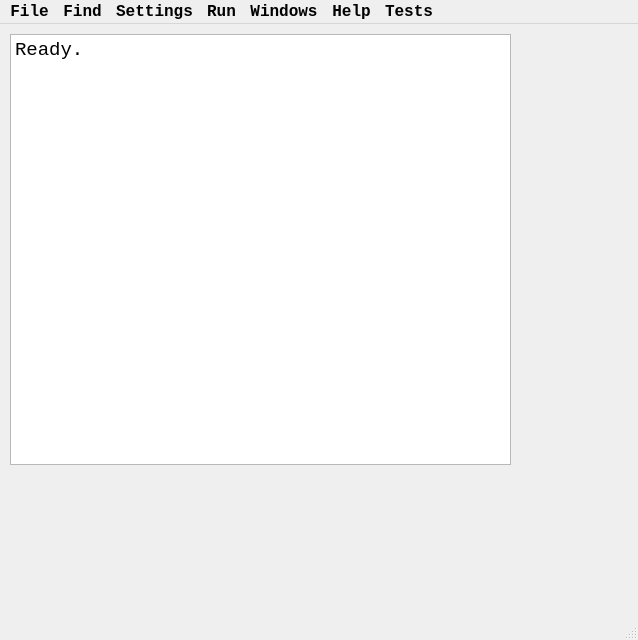
<?xml version="1.0" encoding="UTF-8"?>
<ui version="4.0">
 <class>MainWindow</class>
 <widget class="QMainWindow" name="MainWindow">
  <property name="geometry">
   <rect>
    <x>0</x>
    <y>0</y>
    <width>638</width>
    <height>640</height>
   </rect>
  </property>
  <property name="font">
   <font>
    <family>Consolas</family>
    <pointsize>14</pointsize>
    <weight>75</weight>
    <bold>true</bold>
   </font>
  </property>
  <property name="windowTitle">
   <string>EPICpy v2020.1</string>
  </property>
  <widget class="QWidget" name="centralwidget">
   <property name="font">
    <font>
     <family>Consolas</family>
     <pointsize>12</pointsize>
     <weight>50</weight>
     <bold>false</bold>
    </font>
   </property>
   <widget class="CachedPlainTextEdit" name="plainTextEditOutput">
    <property name="geometry">
     <rect>
      <x>10</x>
      <y>10</y>
      <width>501</width>
      <height>431</height>
     </rect>
    </property>
    <property name="font">
     <font>
      <family>Consolas</family>
      <pointsize>14</pointsize>
      <weight>50</weight>
      <bold>false</bold>
     </font>
    </property>
    <property name="contextMenuPolicy">
     <enum>Qt::CustomContextMenu</enum>
    </property>
    <property name="documentTitle">
     <string/>
    </property>
    <property name="readOnly">
     <bool>true</bool>
    </property>
    <property name="plainText">
     <string>Ready.</string>
    </property>
    <property name="centerOnScroll">
     <bool>false</bool>
    </property>
   </widget>
  </widget>
  <widget class="QMenuBar" name="menubar">
   <property name="geometry">
    <rect>
     <x>0</x>
     <y>0</y>
     <width>638</width>
     <height>24</height>
    </rect>
   </property>
   <property name="font">
    <font>
     <family>Consolas</family>
     <pointsize>12</pointsize>
     <weight>75</weight>
     <bold>true</bold>
    </font>
   </property>
   <widget class="QMenu" name="menuFiles">
    <property name="font">
     <font>
      <family>Consolas</family>
      <pointsize>12</pointsize>
      <weight>75</weight>
      <bold>true</bold>
     </font>
    </property>
    <property name="title">
     <string>File</string>
    </property>
    <addaction name="actionLoad_Device"/>
    <addaction name="actionCompile_Rules"/>
    <addaction name="actionRecompile_Rules"/>
    <addaction name="separator"/>
    <addaction name="actionLoad_Visual_Encoder"/>
    <addaction name="actionLoad_Auditory_Encoder"/>
    <addaction name="actionUnload_Visual_Encoder"/>
    <addaction name="actionUnload_Auditory_Encoder"/>
    <addaction name="separator"/>
    <addaction name="actionReload_Session"/>
    <addaction name="separator"/>
    <addaction name="actionExport_Normal_Output"/>
    <addaction name="actionExport_Trace_Output"/>
    <addaction name="actionExport_Stats_Output"/>
    <addaction name="separator"/>
    <addaction name="actionQuit"/>
   </widget>
   <widget class="QMenu" name="menuSettings">
    <property name="title">
     <string>Settings</string>
    </property>
    <addaction name="actionTrace_Settings"/>
    <addaction name="actionDisplay_Controls"/>
    <addaction name="actionRule_Break_Settings"/>
    <addaction name="actionLogging"/>
    <addaction name="actionAudio_Settings"/>
    <addaction name="actionDevice_Options"/>
    <addaction name="actionEPICLib_Settings"/>
    <addaction name="separator"/>
    <addaction name="actionSound_Text_Settings"/>
    <addaction name="actionSet_Application_Font"/>
    <addaction name="actionDark_Mode_Toggle"/>
   </widget>
   <widget class="QMenu" name="menuRun">
    <property name="title">
     <string>Run</string>
    </property>
    <addaction name="actionRun_Settings"/>
    <addaction name="actionRunAll"/>
    <addaction name="actionRun_One_Step"/>
    <addaction name="actionPause"/>
    <addaction name="actionStop"/>
   </widget>
   <widget class="QMenu" name="menuHelp">
    <property name="title">
     <string>Help</string>
    </property>
    <addaction name="actionAbout"/>
    <addaction name="actionHelp"/>
   </widget>
   <widget class="QMenu" name="menuWindows">
    <property name="title">
     <string>Windows</string>
    </property>
    <addaction name="actionShow_All"/>
    <addaction name="actionMinimize_All"/>
    <addaction name="actionShow_Trace_Window"/>
    <addaction name="actionShow_Stats_Window"/>
    <addaction name="actionShow_Visual_Views"/>
    <addaction name="actionShow_Auditory_Views"/>
    <addaction name="separator"/>
    <addaction name="actionClear_Output_Windows"/>
    <addaction name="separator"/>
    <addaction name="actionReset_Layout"/>
   </widget>
   <widget class="QMenu" name="menuSearch">
    <property name="font">
     <font>
      <family>Consolas</family>
      <pointsize>12</pointsize>
      <weight>75</weight>
      <bold>true</bold>
     </font>
    </property>
    <property name="title">
     <string>Find</string>
    </property>
    <addaction name="actionFind"/>
    <addaction name="actionFindNext"/>
    <addaction name="actionFindPrevious"/>
   </widget>
   <widget class="QMenu" name="menuTests">
    <property name="title">
     <string>Tests</string>
    </property>
    <widget class="QMenu" name="menuRun_Tests">
     <property name="font">
      <font>
       <family>Consolas</family>
       <pointsize>12</pointsize>
       <weight>75</weight>
       <bold>true</bold>
      </font>
     </property>
     <property name="title">
      <string>Run Tests</string>
     </property>
     <addaction name="actionStandard_Run"/>
     <addaction name="actionEncoder_Run"/>
     <addaction name="actionAll_Runs"/>
    </widget>
    <addaction name="menuRun_Tests"/>
   </widget>
   <addaction name="menuFiles"/>
   <addaction name="menuSearch"/>
   <addaction name="menuSettings"/>
   <addaction name="menuRun"/>
   <addaction name="menuWindows"/>
   <addaction name="menuHelp"/>
   <addaction name="menuTests"/>
  </widget>
  <widget class="QStatusBar" name="statusbar">
   <property name="font">
    <font>
     <family>Consolas</family>
     <pointsize>12</pointsize>
     <weight>50</weight>
     <bold>false</bold>
    </font>
   </property>
  </widget>
  <action name="actionLoad_Device">
   <property name="text">
    <string>Load Device</string>
   </property>
   <property name="font">
    <font>
     <family>Consolas</family>
     <pointsize>12</pointsize>
     <weight>75</weight>
     <bold>true</bold>
    </font>
   </property>
  </action>
  <action name="actionCompile_Rules">
   <property name="enabled">
    <bool>false</bool>
   </property>
   <property name="text">
    <string>Compile Rules</string>
   </property>
   <property name="font">
    <font>
     <family>Consolas</family>
     <pointsize>12</pointsize>
     <weight>75</weight>
     <bold>true</bold>
    </font>
   </property>
  </action>
  <action name="actionRecompile_Rules">
   <property name="enabled">
    <bool>false</bool>
   </property>
   <property name="text">
    <string>Recompile Rules</string>
   </property>
   <property name="font">
    <font>
     <family>Consolas</family>
     <pointsize>12</pointsize>
    </font>
   </property>
  </action>
  <action name="actionQuit">
   <property name="text">
    <string>Quit</string>
   </property>
   <property name="font">
    <font>
     <family>Consolas</family>
     <pointsize>12</pointsize>
     <weight>75</weight>
     <bold>true</bold>
    </font>
   </property>
  </action>
  <action name="actionRun_Settings">
   <property name="enabled">
    <bool>false</bool>
   </property>
   <property name="text">
    <string>Run Settings</string>
   </property>
   <property name="font">
    <font>
     <family>Consolas</family>
     <pointsize>12</pointsize>
    </font>
   </property>
  </action>
  <action name="actionDisplay_Controls">
   <property name="enabled">
    <bool>false</bool>
   </property>
   <property name="text">
    <string>Display Controls</string>
   </property>
   <property name="font">
    <font>
     <family>Consolas</family>
     <pointsize>12</pointsize>
     <weight>50</weight>
     <bold>false</bold>
    </font>
   </property>
  </action>
  <action name="actionTrace_Settings">
   <property name="enabled">
    <bool>false</bool>
   </property>
   <property name="text">
    <string>Trace Settings</string>
   </property>
   <property name="font">
    <font>
     <family>Consolas</family>
     <pointsize>12</pointsize>
     <weight>50</weight>
     <bold>false</bold>
    </font>
   </property>
  </action>
  <action name="actionRule_Break_Settings">
   <property name="enabled">
    <bool>false</bool>
   </property>
   <property name="text">
    <string>Rule Break Settings</string>
   </property>
   <property name="font">
    <font>
     <family>Consolas</family>
     <pointsize>12</pointsize>
    </font>
   </property>
  </action>
  <action name="actionRun">
   <property name="text">
    <string>Run</string>
   </property>
  </action>
  <action name="actionRunAll">
   <property name="enabled">
    <bool>false</bool>
   </property>
   <property name="text">
    <string>Run</string>
   </property>
   <property name="font">
    <font>
     <family>Consolas</family>
     <pointsize>12</pointsize>
    </font>
   </property>
  </action>
  <action name="actionStop">
   <property name="enabled">
    <bool>false</bool>
   </property>
   <property name="text">
    <string>Stop</string>
   </property>
   <property name="font">
    <font>
     <family>Consolas</family>
     <pointsize>12</pointsize>
    </font>
   </property>
  </action>
  <action name="actionAbout">
   <property name="text">
    <string>About</string>
   </property>
   <property name="font">
    <font>
     <family>Consolas</family>
     <pointsize>12</pointsize>
    </font>
   </property>
  </action>
  <action name="actionHelp">
   <property name="text">
    <string>Help</string>
   </property>
   <property name="font">
    <font>
     <family>Consolas</family>
     <pointsize>12</pointsize>
    </font>
   </property>
  </action>
  <action name="actionPause">
   <property name="enabled">
    <bool>false</bool>
   </property>
   <property name="text">
    <string>Pause</string>
   </property>
   <property name="font">
    <font>
     <family>Consolas</family>
     <pointsize>12</pointsize>
    </font>
   </property>
  </action>
  <action name="actionLogging">
   <property name="enabled">
    <bool>false</bool>
   </property>
   <property name="text">
    <string>Logging</string>
   </property>
   <property name="font">
    <font>
     <family>Consolas</family>
     <pointsize>12</pointsize>
    </font>
   </property>
  </action>
  <action name="actionExport_Normal_Output">
   <property name="enabled">
    <bool>false</bool>
   </property>
   <property name="text">
    <string>Export Normal Output</string>
   </property>
   <property name="font">
    <font>
     <family>Consolas</family>
     <pointsize>12</pointsize>
    </font>
   </property>
  </action>
  <action name="actionExport_Trace_Output">
   <property name="enabled">
    <bool>false</bool>
   </property>
   <property name="text">
    <string>Export Trace Output</string>
   </property>
   <property name="font">
    <font>
     <family>Consolas</family>
     <pointsize>12</pointsize>
    </font>
   </property>
  </action>
  <action name="actionSave_Layout">
   <property name="text">
    <string>Save Layout</string>
   </property>
  </action>
  <action name="actionLoad_Layout">
   <property name="text">
    <string>Load Layout</string>
   </property>
  </action>
  <action name="actionReset_Layout">
   <property name="text">
    <string>Restore Default Layout</string>
   </property>
   <property name="font">
    <font>
     <family>Consolas</family>
     <pointsize>12</pointsize>
    </font>
   </property>
  </action>
  <action name="actionReload_Session">
   <property name="text">
    <string>Reload Last Session</string>
   </property>
   <property name="font">
    <font>
     <family>Consolas</family>
     <pointsize>12</pointsize>
     <weight>75</weight>
     <bold>true</bold>
    </font>
   </property>
  </action>
  <action name="actionShow_Trace_Window">
   <property name="text">
    <string>Show Trace Window</string>
   </property>
   <property name="font">
    <font>
     <family>Consolas</family>
     <pointsize>12</pointsize>
    </font>
   </property>
  </action>
  <action name="actionShow_Visual_Views">
   <property name="text">
    <string>Show Visual Views</string>
   </property>
   <property name="font">
    <font>
     <family>Consolas</family>
     <pointsize>12</pointsize>
    </font>
   </property>
  </action>
  <action name="actionShow_Auditory_Views">
   <property name="enabled">
    <bool>true</bool>
   </property>
   <property name="text">
    <string>Show Auditory Views</string>
   </property>
   <property name="font">
    <font>
     <family>Consolas</family>
     <pointsize>12</pointsize>
    </font>
   </property>
  </action>
  <action name="actionShow_All">
   <property name="text">
    <string>Show All</string>
   </property>
   <property name="font">
    <font>
     <family>Consolas</family>
     <pointsize>12</pointsize>
    </font>
   </property>
  </action>
  <action name="actionClear_Output_Windows">
   <property name="text">
    <string>Clear Output Windows</string>
   </property>
   <property name="font">
    <font>
     <family>Consolas</family>
     <pointsize>12</pointsize>
    </font>
   </property>
  </action>
  <action name="actionAudio_Settings">
   <property name="enabled">
    <bool>false</bool>
   </property>
   <property name="text">
    <string>Audio Settings</string>
   </property>
   <property name="font">
    <font>
     <family>Consolas</family>
     <pointsize>12</pointsize>
    </font>
   </property>
   <property name="visible">
    <bool>false</bool>
   </property>
  </action>
  <action name="actionEPIC_CLI_Debug_Messages">
   <property name="checkable">
    <bool>true</bool>
   </property>
   <property name="text">
    <string>CLI and Device Debug Messages</string>
   </property>
  </action>
  <action name="actionFind">
   <property name="text">
    <string>Find</string>
   </property>
   <property name="font">
    <font>
     <family>Consolas</family>
     <pointsize>12</pointsize>
    </font>
   </property>
  </action>
  <action name="actionFindNext">
   <property name="text">
    <string>Find Next</string>
   </property>
   <property name="font">
    <font>
     <family>Consolas</family>
     <pointsize>12</pointsize>
    </font>
   </property>
  </action>
  <action name="actionFindPrevious">
   <property name="text">
    <string>Find Previous</string>
   </property>
   <property name="font">
    <font>
     <family>Consolas</family>
     <pointsize>12</pointsize>
    </font>
   </property>
  </action>
  <action name="actionRun_One_Step">
   <property name="enabled">
    <bool>false</bool>
   </property>
   <property name="text">
    <string>Run One Step</string>
   </property>
   <property name="font">
    <font>
     <family>Consolas</family>
     <pointsize>12</pointsize>
    </font>
   </property>
  </action>
  <action name="actionLoad_Visual_Encoder">
   <property name="enabled">
    <bool>false</bool>
   </property>
   <property name="text">
    <string>Load Visual Encoder</string>
   </property>
   <property name="font">
    <font>
     <family>Consolas</family>
     <pointsize>12</pointsize>
    </font>
   </property>
  </action>
  <action name="actionLoad_Auditory_Encoder">
   <property name="enabled">
    <bool>false</bool>
   </property>
   <property name="text">
    <string>Load Auditory Encoder</string>
   </property>
   <property name="font">
    <font>
     <family>Consolas</family>
     <pointsize>12</pointsize>
    </font>
   </property>
  </action>
  <action name="actionMinimize_All">
   <property name="text">
    <string>Minimize All</string>
   </property>
   <property name="font">
    <font>
     <family>Consolas</family>
     <pointsize>12</pointsize>
    </font>
   </property>
  </action>
  <action name="actionDevice_Options">
   <property name="text">
    <string>Device Options</string>
   </property>
   <property name="font">
    <font>
     <family>Consolas</family>
     <pointsize>12</pointsize>
    </font>
   </property>
  </action>
  <action name="actionEPICLib_Settings">
   <property name="text">
    <string>EPICLib Settings</string>
   </property>
   <property name="font">
    <font>
     <family>Consolas</family>
     <pointsize>12</pointsize>
    </font>
   </property>
  </action>
  <action name="actionSet_Application_Font">
   <property name="text">
    <string>Set Application Font</string>
   </property>
   <property name="font">
    <font>
     <family>Consolas</family>
     <pointsize>12</pointsize>
    </font>
   </property>
  </action>
  <action name="actionShow_Stats_Window">
   <property name="text">
    <string>Show Stats Window</string>
   </property>
   <property name="font">
    <font>
     <family>Consolas</family>
     <pointsize>12</pointsize>
    </font>
   </property>
  </action>
  <action name="actionSound_Text_Settings">
   <property name="text">
    <string>Sound Text Settings</string>
   </property>
   <property name="font">
    <font>
     <family>Consolas</family>
     <pointsize>12</pointsize>
    </font>
   </property>
  </action>
  <action name="actionExport_Stats_Output">
   <property name="enabled">
    <bool>false</bool>
   </property>
   <property name="text">
    <string>Export Stats Output</string>
   </property>
   <property name="font">
    <font>
     <family>Consolas</family>
     <pointsize>12</pointsize>
    </font>
   </property>
  </action>
  <action name="actionDark_Mode_Toggle">
   <property name="checkable">
    <bool>true</bool>
   </property>
   <property name="text">
    <string>Dark Mode</string>
   </property>
   <property name="font">
    <font>
     <family>Consolas</family>
     <pointsize>12</pointsize>
    </font>
   </property>
  </action>
  <action name="actionUnload_Visual_Encoder">
   <property name="enabled">
    <bool>false</bool>
   </property>
   <property name="text">
    <string>Unload Visual Encoder</string>
   </property>
   <property name="font">
    <font>
     <family>Consolas</family>
     <pointsize>12</pointsize>
    </font>
   </property>
  </action>
  <action name="actionUnload_Auditory_Encoder">
   <property name="enabled">
    <bool>false</bool>
   </property>
   <property name="text">
    <string>Unload Auditory Encoder</string>
   </property>
   <property name="font">
    <font>
     <family>Consolas</family>
     <pointsize>12</pointsize>
    </font>
   </property>
  </action>
  <action name="actionStandard_Run">
   <property name="text">
    <string>Standard Run</string>
   </property>
   <property name="font">
    <font>
     <family>Consolas</family>
     <pointsize>12</pointsize>
    </font>
   </property>
  </action>
  <action name="actionEncoder_Run">
   <property name="text">
    <string>Encoder Run</string>
   </property>
   <property name="font">
    <font>
     <family>Consolas</family>
     <pointsize>12</pointsize>
    </font>
   </property>
  </action>
  <action name="actionAll_Runs">
   <property name="text">
    <string>All Runs</string>
   </property>
   <property name="font">
    <font>
     <family>Consolas</family>
     <pointsize>12</pointsize>
    </font>
   </property>
  </action>
 </widget>
 <customwidgets>
  <customwidget>
   <class>CachedPlainTextEdit</class>
   <extends>QPlainTextEdit</extends>
   <header location="global">cachedplaintextedit.h</header>
  </customwidget>
 </customwidgets>
 <resources/>
 <connections/>
</ui>
